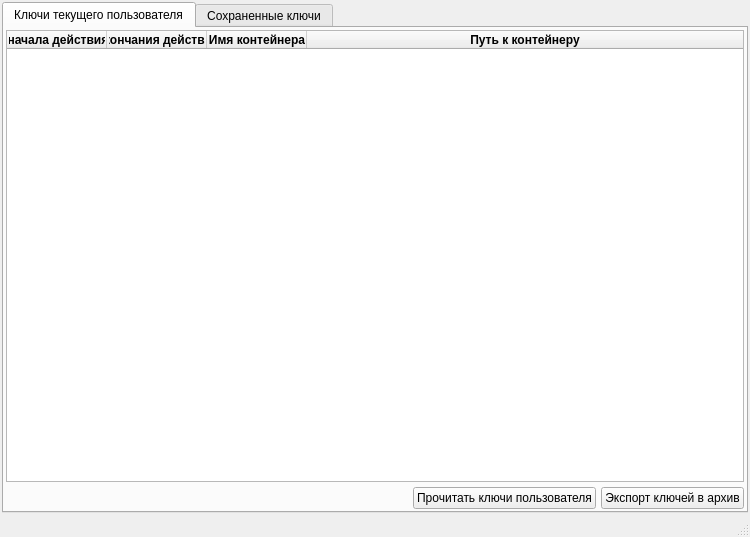
<?xml version="1.0" encoding="UTF-8"?>
<ui version="4.0">
 <class>MainWindow</class>
 <widget class="QMainWindow" name="MainWindow">
  <property name="geometry">
   <rect>
    <x>0</x>
    <y>0</y>
    <width>750</width>
    <height>537</height>
   </rect>
  </property>
  <property name="windowTitle">
   <string>Экспорт, импорт электронных подписей КриптоПро</string>
  </property>
  <widget class="QWidget" name="centralwidget">
   <layout class="QVBoxLayout" name="verticalLayout">
    <property name="spacing">
     <number>5</number>
    </property>
    <property name="leftMargin">
     <number>2</number>
    </property>
    <property name="topMargin">
     <number>2</number>
    </property>
    <property name="rightMargin">
     <number>2</number>
    </property>
    <property name="bottomMargin">
     <number>2</number>
    </property>
    <item>
     <widget class="QTabWidget" name="tbWdgt_Containers">
      <property name="currentIndex">
       <number>0</number>
      </property>
      <widget class="QWidget" name="tab_UserContainers">
       <attribute name="title">
        <string>Ключи текущего пользователя</string>
       </attribute>
       <layout class="QVBoxLayout" name="verticalLayout_2">
        <property name="spacing">
         <number>5</number>
        </property>
        <property name="leftMargin">
         <number>2</number>
        </property>
        <property name="topMargin">
         <number>2</number>
        </property>
        <property name="rightMargin">
         <number>2</number>
        </property>
        <property name="bottomMargin">
         <number>2</number>
        </property>
        <item>
         <widget class="QTableWidget" name="tblWdgt_UserContainers">
          <property name="selectionMode">
           <enum>QAbstractItemView::MultiSelection</enum>
          </property>
          <property name="selectionBehavior">
           <enum>QAbstractItemView::SelectRows</enum>
          </property>
          <attribute name="horizontalHeaderMinimumSectionSize">
           <number>50</number>
          </attribute>
          <attribute name="horizontalHeaderStretchLastSection">
           <bool>true</bool>
          </attribute>
          <column>
           <property name="text">
            <string>Дата начала действия ЭЦП</string>
           </property>
           <property name="font">
            <font>
             <weight>75</weight>
             <bold>true</bold>
            </font>
           </property>
           <property name="textAlignment">
            <set>AlignCenter</set>
           </property>
          </column>
          <column>
           <property name="text">
            <string>Дата окончания действия ЭЦП</string>
           </property>
           <property name="font">
            <font>
             <weight>75</weight>
             <bold>true</bold>
            </font>
           </property>
           <property name="textAlignment">
            <set>AlignCenter</set>
           </property>
          </column>
          <column>
           <property name="text">
            <string>Имя контейнера</string>
           </property>
           <property name="font">
            <font>
             <weight>75</weight>
             <bold>true</bold>
            </font>
           </property>
           <property name="textAlignment">
            <set>AlignCenter</set>
           </property>
          </column>
          <column>
           <property name="text">
            <string>Путь к контейнеру</string>
           </property>
           <property name="font">
            <font>
             <weight>75</weight>
             <bold>true</bold>
            </font>
           </property>
           <property name="textAlignment">
            <set>AlignCenter</set>
           </property>
          </column>
         </widget>
        </item>
        <item>
         <layout class="QHBoxLayout" name="hrzntlLt_UserContainers">
          <property name="sizeConstraint">
           <enum>QLayout::SetMinimumSize</enum>
          </property>
          <item>
           <spacer name="hrzntlSpcr_UserContainers">
            <property name="orientation">
             <enum>Qt::Horizontal</enum>
            </property>
            <property name="sizeHint" stdset="0">
             <size>
              <width>40</width>
              <height>20</height>
             </size>
            </property>
           </spacer>
          </item>
          <item>
           <widget class="QPushButton" name="pshBttn_ReadUserContainers">
            <property name="text">
             <string>Прочитать ключи пользователя</string>
            </property>
           </widget>
          </item>
          <item>
           <widget class="QPushButton" name="pshBttn_ExportUserContainers">
            <property name="text">
             <string>Экспорт ключей в архив</string>
            </property>
           </widget>
          </item>
         </layout>
        </item>
       </layout>
      </widget>
      <widget class="QWidget" name="tab_ArchiveContainers">
       <attribute name="title">
        <string>Сохраненные ключи</string>
       </attribute>
       <layout class="QVBoxLayout" name="verticalLayout_3">
        <property name="spacing">
         <number>5</number>
        </property>
        <property name="leftMargin">
         <number>2</number>
        </property>
        <property name="topMargin">
         <number>2</number>
        </property>
        <property name="rightMargin">
         <number>2</number>
        </property>
        <property name="bottomMargin">
         <number>2</number>
        </property>
        <item>
         <widget class="QTableWidget" name="tblWdgt_ArchiveContainers">
          <property name="selectionMode">
           <enum>QAbstractItemView::MultiSelection</enum>
          </property>
          <property name="selectionBehavior">
           <enum>QAbstractItemView::SelectRows</enum>
          </property>
          <attribute name="horizontalHeaderMinimumSectionSize">
           <number>50</number>
          </attribute>
          <attribute name="horizontalHeaderStretchLastSection">
           <bool>true</bool>
          </attribute>
          <column>
           <property name="text">
            <string>Дата начала действия ЭЦП</string>
           </property>
           <property name="font">
            <font>
             <weight>75</weight>
             <bold>true</bold>
            </font>
           </property>
           <property name="textAlignment">
            <set>AlignCenter</set>
           </property>
          </column>
          <column>
           <property name="text">
            <string>Дата окончания действия ЭЦП</string>
           </property>
           <property name="font">
            <font>
             <weight>75</weight>
             <bold>true</bold>
            </font>
           </property>
           <property name="textAlignment">
            <set>AlignCenter</set>
           </property>
          </column>
          <column>
           <property name="text">
            <string>Имя контейнера</string>
           </property>
           <property name="font">
            <font>
             <weight>75</weight>
             <bold>true</bold>
            </font>
           </property>
           <property name="textAlignment">
            <set>AlignCenter</set>
           </property>
          </column>
          <column>
           <property name="text">
            <string>Путь к контейнеру</string>
           </property>
           <property name="font">
            <font>
             <weight>75</weight>
             <bold>true</bold>
            </font>
           </property>
           <property name="textAlignment">
            <set>AlignCenter</set>
           </property>
          </column>
         </widget>
        </item>
        <item>
         <layout class="QHBoxLayout" name="hrzntlLt_ArchiveContainers">
          <property name="sizeConstraint">
           <enum>QLayout::SetMinimumSize</enum>
          </property>
          <item>
           <spacer name="hrzntlSpcr_ArchiveContainers">
            <property name="orientation">
             <enum>Qt::Horizontal</enum>
            </property>
            <property name="sizeHint" stdset="0">
             <size>
              <width>40</width>
              <height>20</height>
             </size>
            </property>
           </spacer>
          </item>
          <item>
           <widget class="QPushButton" name="pshBttn_ReadArchiveContainers">
            <property name="text">
             <string>Прочитать ключи из архива</string>
            </property>
           </widget>
          </item>
          <item>
           <widget class="QPushButton" name="pshBttn_ImportArchiveContainers">
            <property name="text">
             <string>Импорт ключей пользователю</string>
            </property>
           </widget>
          </item>
         </layout>
        </item>
       </layout>
      </widget>
     </widget>
    </item>
   </layout>
  </widget>
  <widget class="QMenuBar" name="menubar">
   <property name="geometry">
    <rect>
     <x>0</x>
     <y>0</y>
     <width>750</width>
     <height>21</height>
    </rect>
   </property>
  </widget>
  <widget class="QStatusBar" name="statusbar"/>
 </widget>
 <resources/>
 <connections/>
</ui>
